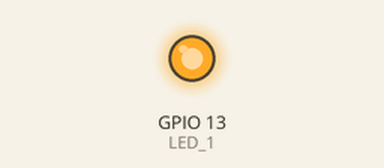
This sketch was run on a simulated ESP32. Parts: output pins drawn as LEDs (lit = HIGH). What the sketch prints to the serial monitor is not drawn.

Above: at 1.0 s.
At 5.5 s:
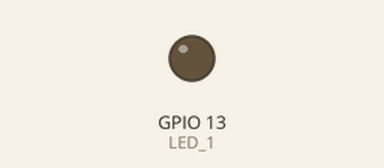
Timing chart, 0 to 6.9 s (numbered marks = the images above):
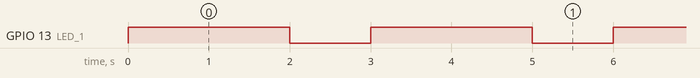

The sketch:

sketch_may11b.ino
```cpp
#define LED_1 13

void setup() {
  Serial.begin(9600);
  pinMode(LED_1, OUTPUT);

  Serial.print(  digitalRead(LED_1));
}

void loop() {
   digitalWrite(LED_1, 1);
   delay(2000);
   digitalWrite(LED_1,LOW);
   delay(1000);

}
```

Measured:
- by itself, GPIO 13 (LED_1): alternates HIGH for 2.0 s and LOW for 1.0 s
